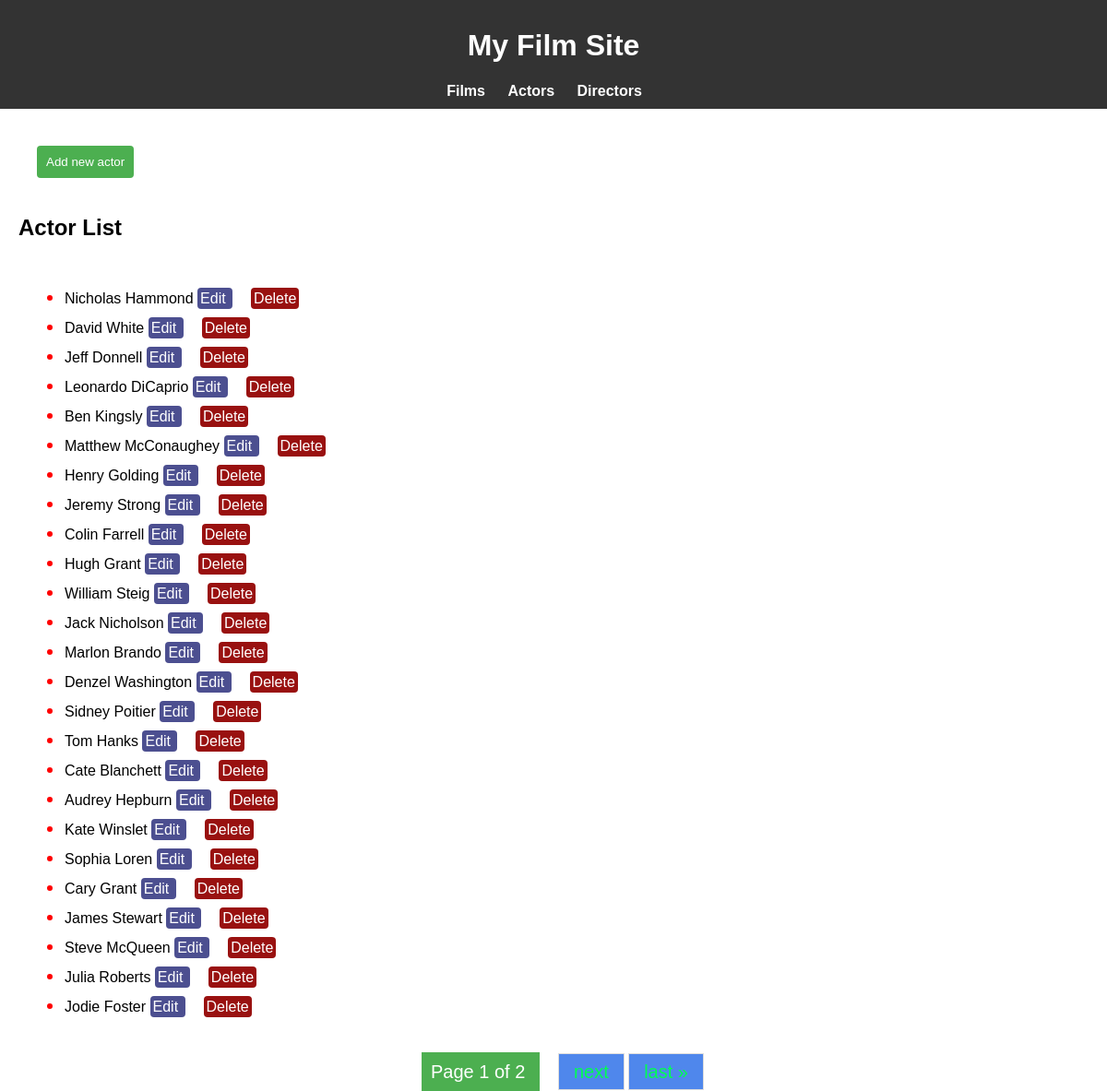
The page /actors/ on the database its author committed.
### actors/models.py (models this page shows, shortened)
class Actor(models.Model):
    name = models.CharField(max_length=100)
    last_name = models.CharField(max_length=100)

### actors/views.py (the view)
# urls.py: path('actors/', ActorListView.as_view(), name='actor_list'),
class ActorListView(ListView):
    model = Actor
    template_name = 'films/actor_list.html'
    context_object_name = 'actors'
    paginate_by = 25  # Adjust as needed
    def get_queryset(self):
        return Actor.objects.all()

### templates/films/actor_list.html
{% extends 'films/base.html' %}
{% block content %}
    <a href="{% url 'add_actor' %}" > <button class="details-button"> Add new actor</button></a>
    <h2>Actor List</h2>
    <ul class="list-actor-director">
        {% for actor in actors %}
            <li>{{ actor.name }} {{ actor.last_name }}
                <a href="{% url 'edit_actor' actor.id %}" class="edit_film" target="_blank">
                    Edit
                </a>
                <a href="{% url 'delete_actor' actor.id %}" class="button_delete" target="_blank">
                    Delete
                </a>
            </li>
        {% endfor %}
    </ul>
{% endblock %}

### templates/films/base.html (style rules this page uses)
body { font-family: 'Arial', sans-serif; margin: 0; padding: 0; }
.details-button { padding: 10px; background-color: #4CAF50; color: #fff; border: none; border-radius: 4px; cursor: pointer; margin: 20px; text-decoration: none; }
.button_delete { padding: 3px; background-color: #991110; color: #fff; border: none; border-radius: 4px; cursor: pointer; margin: 20px; text-decoration: none; }
.edit_film { padding: 3px; background-color: #4C4F90; color: #fff; border: none; border-radius: 4px; cursor: pointer; text-decoration: none; }
.list-actor-director { margin: 20px; padding: 20px; }
.list-actor-director li { margin: 10px; }
li::marker { color: red; font-size: 20px; }

### rows shown on the page
Actor: name "Nicholas", last_name "Hammond"
Actor: name "David", last_name "White"
Actor: name "Jeff", last_name "Donnell"
Actor: name "Leonardo", last_name "DiCaprio"
Actor: name "Ben", last_name "Kingsly"
Actor: name "Matthew", last_name "McConaughey"
Actor: name "Henry", last_name "Golding"
Actor: name "Jeremy", last_name "Strong"
Actor: name "Colin", last_name "Farrell"
Actor: name "Hugh", last_name "Grant"
Actor: name "William", last_name "Steig"
Actor: name "Jack", last_name "Nicholson"
Actor: name "Marlon", last_name "Brando"
Actor: name "Denzel", last_name "Washington"
Actor: name "Sidney", last_name "Poitier"
Actor: name "Tom", last_name "Hanks"
Actor: name "Cate", last_name "Blanchett"
Actor: name "Audrey", last_name "Hepburn"
Actor: name "Kate", last_name "Winslet"
Actor: name "Sophia", last_name "Loren"
Actor: name "Cary", last_name "Grant"
Actor: name "James", last_name "Stewart"
Actor: name "Steve", last_name "McQueen"
Actor: name "Julia", last_name "Roberts"
Actor: name "Jodie", last_name "Foster"

### other values the page prints
{{ page_obj.number }} "1"
{{ page_obj.paginator.num_pages }} "2"
